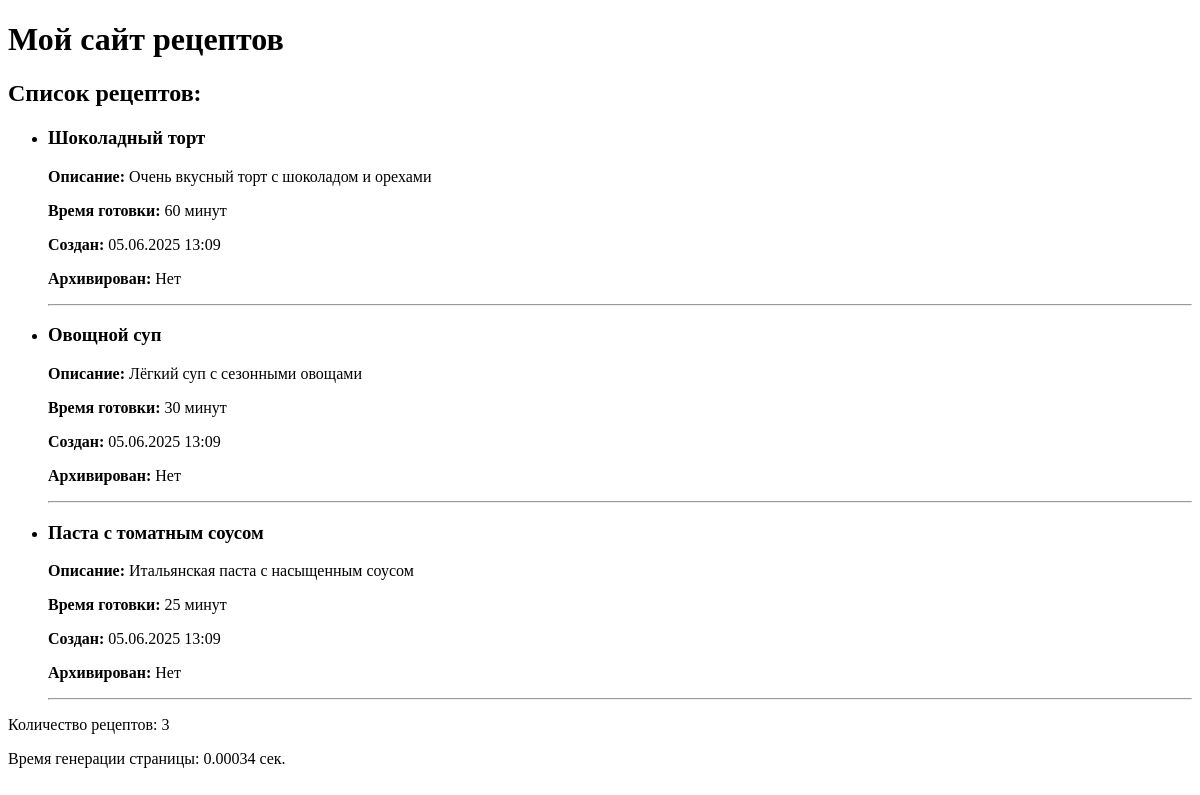
Before: /recipe/recipes/ with the older database file.
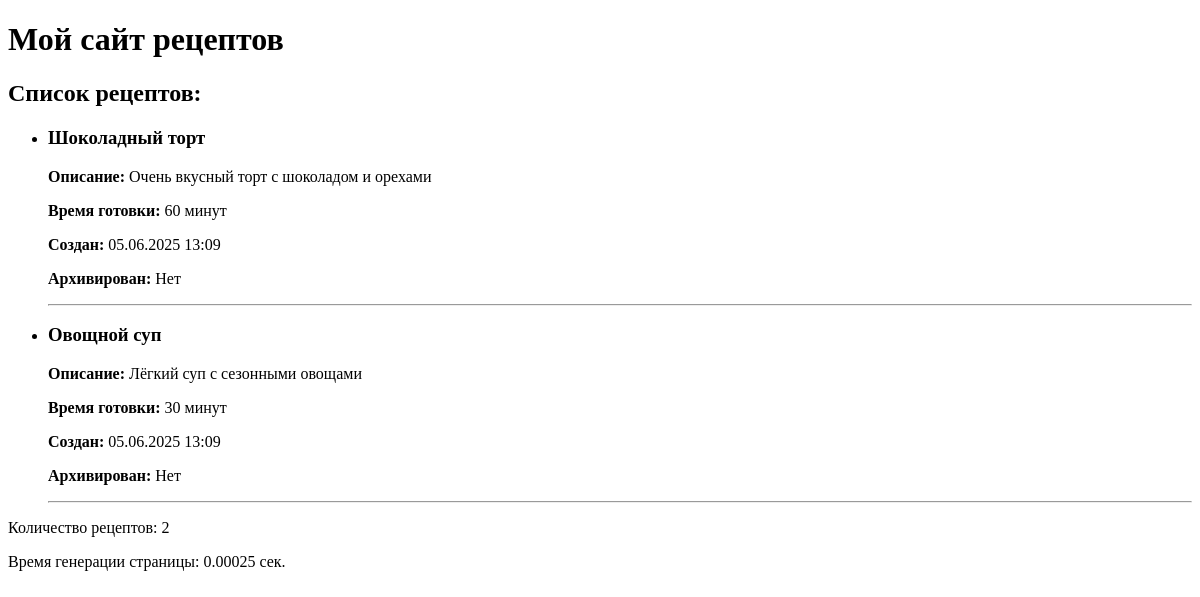
After: the same page with the newer database file.
### recipe_app/models.py (models this page shows, shortened)
class Recipe(models.Model):
    name = models.CharField(max_length=100)
    description = models.TextField()
    cooking_time = models.IntegerField()  # в минутах
    archived = models.BooleanField(default=False)  # "удалён" или нет
    created_at = models.DateTimeField(auto_now_add=True)  # время создания
    author = models.ForeignKey(User, on_delete=models.CASCADE, null=True)
    likes = models.ManyToManyField(User, related_name='liked_recipes', blank=True)
    def short_description(self):
        return self.description[:50] + '...' if len(self.description) > 50 else self.description
    short_description.short_description = "Краткое описание"
    class Meta:
        ordering = ['-created_at']  # по убыванию даты создания
        verbose_name = "Рецепт"
        verbose_name_plural = "Рецепты"

### recipe_app/views.py (the view)
# urls.py: path('recipes/', views.recipes_list, name='recipes_list'),  # <--- добавили этот
@with_timer
def recipes_list(request):
    recipes = Recipe.objects.filter(archived=False)
    context = {
        'recipes': recipes
    }
    return request, 'recipe_app/recipes_list.html', context

### recipe_app/utils.py (called while the page is built)
def with_timer(view_func):
    @wraps(view_func)
    def wrapper(request, *args, **kwargs):
        start = timer()
        response = view_func(request, *args, **kwargs)
        end = timer()
        if isinstance(response, tuple) and len(response) == 3:
            req, template, context = response
            context['time_running'] = round(end - start, 5)
            return render(req, template, context)
        return response
    return wrapper

### recipe_app/templates/recipe_app/recipes_list.html
{% extends "recipe_app/base.html" %}
{% block content %}
  <h2>Список рецептов:</h2>
  <ul>
    {% for recipe in recipes %}
      <li>
        <h3>{{ recipe.name }}</h3>
        <p><strong>Описание:</strong> {{ recipe.description }}</p>
        <p><strong>Время готовки:</strong> {{ recipe.cooking_time }} минут</p>
        <p><strong>Создан:</strong> {{ recipe.created_at|date:"d.m.Y H:i" }}</p>
        <p><strong>Архивирован:</strong> {{ recipe.archived|yesno:"Да,Нет" }}</p>
        <hr>
      </li>
    {% empty %}
      <li>Пока рецептов нет.</li>
    {% endfor %}
  </ul>
  <p>Количество рецептов: {{ recipes|length }}</p>
{% endblock %}

Changed rows visible on the page:
no longer on this page (row edited): Recipe: name "Паста с томатным соусом", description "Итальянская паста с насыщенным соусом", cooking_time "25", created_at "05.06.2025 13:09", archived "Нет"
Other visible differences:
{{ recipes|length }}: "3" → "2"
{{ time_running }}: "0.00034" → "0.00025"
